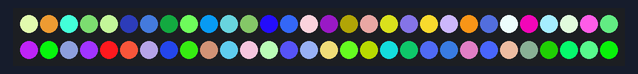
This sketch was run on a simulated ESP8266 (NodeMCU). Parts: 60 RGB LEDs in strip order, left to right, continuing on the next row. Random numbers use the default seed unless the sketch sets one; what the sketch prints to the serial monitor is not drawn.

Above: at 0.1 s.
At 3.6 s:
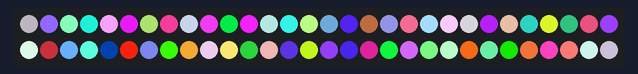
At 7.2 s:
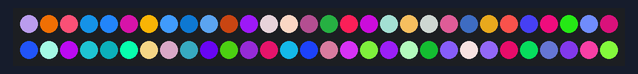
At 18.0 s:
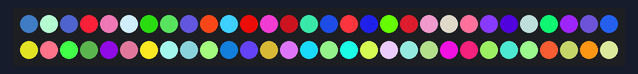
At 28.7 s:
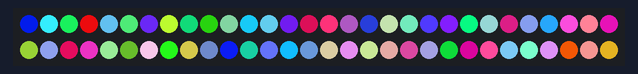
At 35.9 s:
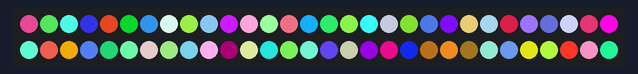

Measured:
- what the display in image 1 shows lasts 3.6 s, from 3.6 s to 7.2 s

The sketch:

60_led_random_color.ino
```cpp
#include <FastLED.h>

#define LED_PIN     D5 // Pin connected to the LED strip
#define LED_COUNT   60 // Number of LED pixels
#define LEDS_PER_LINE 6 // Number of LEDs to print per line

#define BRIGHTNESS  255 // Brightness (0-255)

CRGB leds[LED_COUNT];

void setup() {
  Serial.begin(9600); // Initialize serial communication
  while (!Serial);    // Wait for Serial Monitor to open
  FastLED.addLeds<WS2812B, LED_PIN, GRB>(leds, LED_COUNT).setCorrection(TypicalLEDStrip);
  FastLED.setBrightness(BRIGHTNESS);
}

void loop() {
  // Fill the LED array with random colors
  for (int i = 0; i < LED_COUNT; i++) {
    if (i == 0) {
      leds[i] = randomColor();
    } else {
      CRGB newColor = randomColor();
      while (abs(newColor.r - leds[i-1].r) < 50 && abs(newColor.g - leds[i-1].g) < 50 && abs(newColor.b - leds[i-1].b) < 50) {
        newColor = randomColor();
      }
      leds[i] = newColor;
    }
  }

  // Display the updated LED array
  FastLED.show();

  // Print RGB values to serial monitor
  for (int i = 0; i < LED_COUNT; i++) {
    Serial.print("LED-");
    Serial.print(i);
    Serial.print(": RGB(");
    Serial.print(leds[i].r);
    Serial.print(",");
    Serial.print(leds[i].g);
    Serial.print(",");
    Serial.print(leds[i].b);
    Serial.print(") ");

    // Start new line after printing 6 RGB values
    if ((i + 1) % LEDS_PER_LINE == 0) {
      Serial.println();
    }
  }

  Serial.println("_______________________________________________________________________________________________________________________________________________________"); // Print a new line for better readability

  // Wait for 10 seconds
  delay(1*2*1000);   // min*sec*milliSecond
}

// Function to generate a random CRGB color
CRGB randomColor() {
  return CRGB(random(256), random(256), random(256));
}
```
